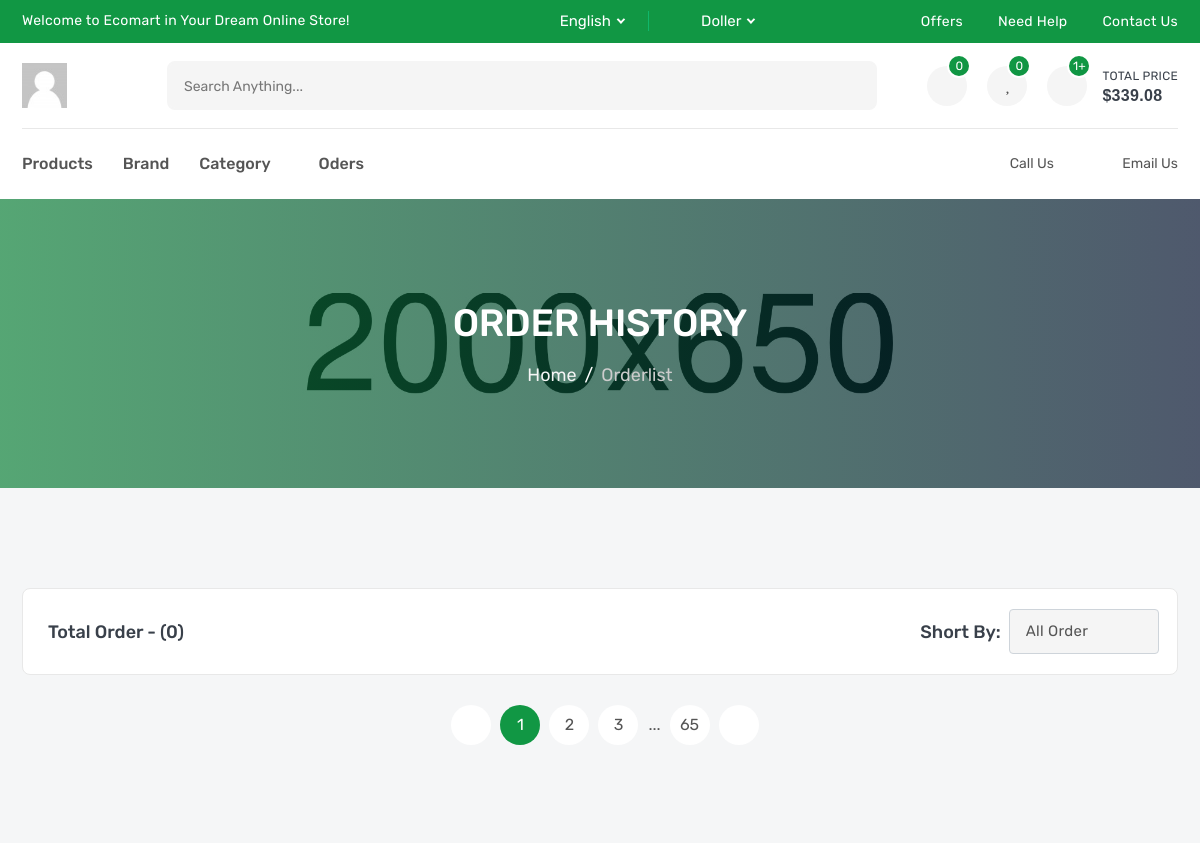
Before: /oder/ (signed in, upper part) with the older database file.
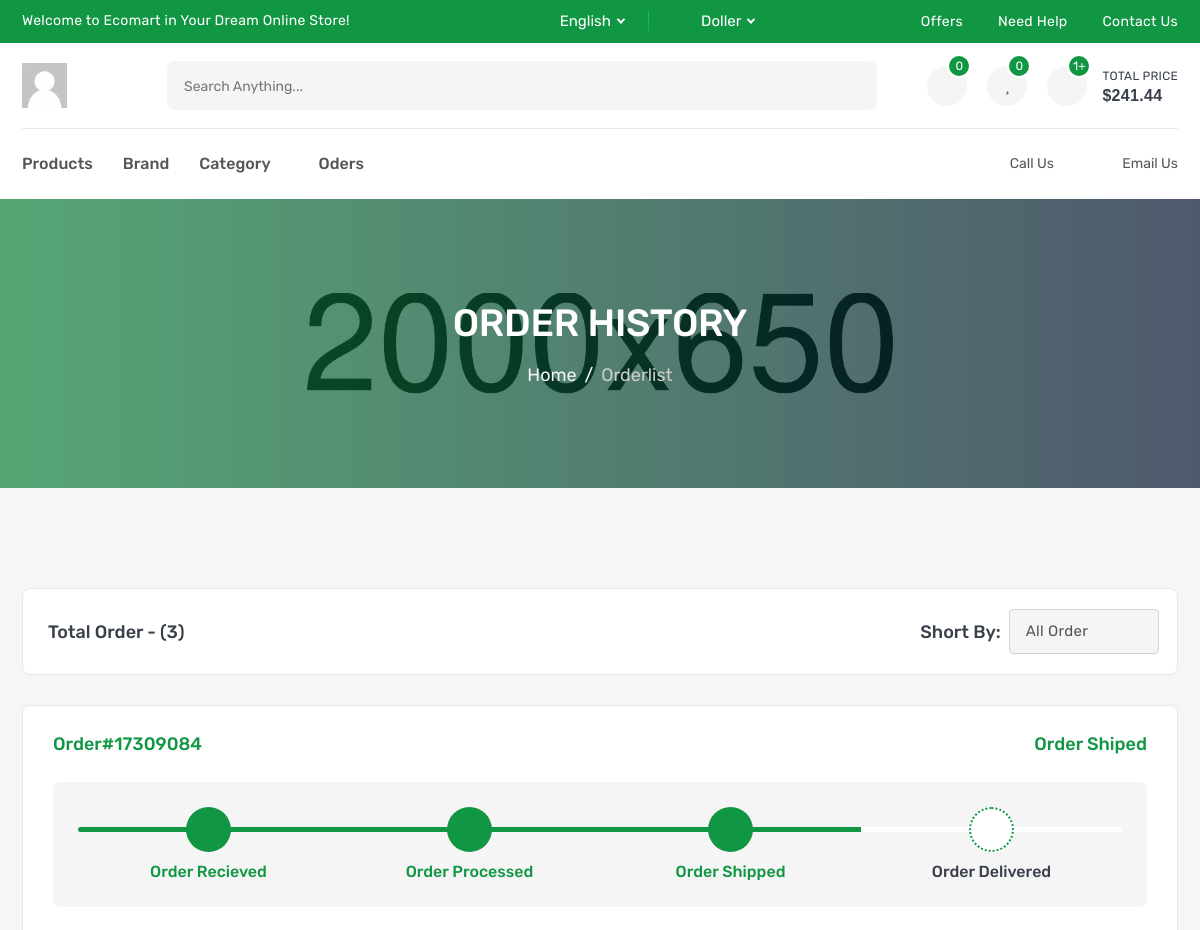
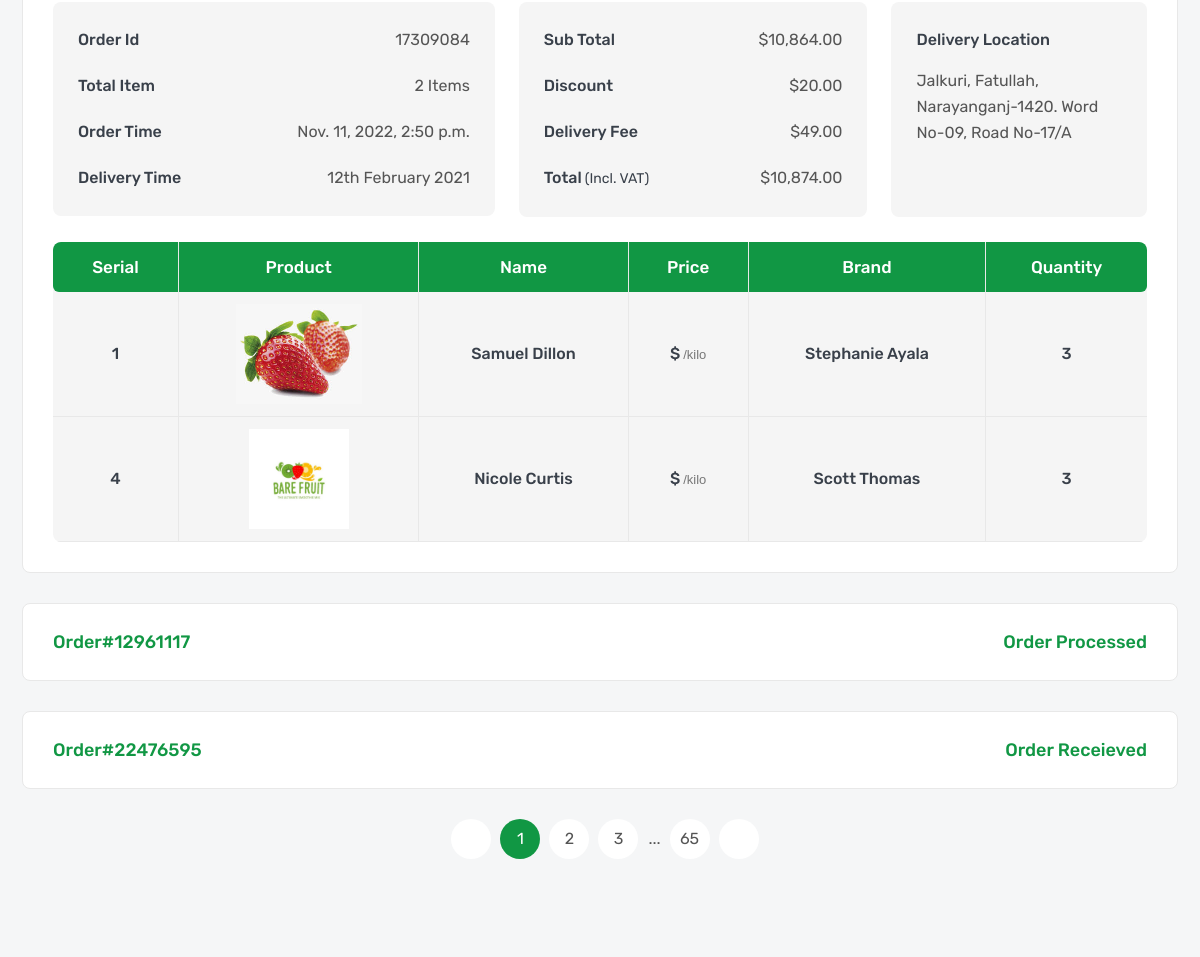
After: the same page with the newer database file (2 pictures, top to bottom).
### oder/models.py (models this page shows, shortened)
class Cart(models.Model):
    user = models.ForeignKey(User , related_name='user_cart' , on_delete=models.SET_NULL , null=True )
    code = models.CharField(max_length=8 , default= grente_code)
    status = models.CharField(max_length=15 , choices= STATUS_CART)
    def get_total(self):
        total = 0
        for proudcts in self.cart_detail.all():
            total += proudcts.total
        return total

class CartDeitl(models.Model):
    proudct = models.ForeignKey(Products , related_name='product_cart' , on_delete=models.CASCADE)
    cart = models.ForeignKey(Cart , related_name='cart_detail' , on_delete= models.SET_NULL , null=True , blank=True)
    quantiity = models.IntegerField(null=True,blank = True)
    price = models.FloatField(null=True,blank = True)
    total = models.FloatField(null=True,blank = True)

class Oders(models.Model):
    user = models.ForeignKey(User , related_name='user_oder' , on_delete=models.SET_NULL , null=True )
    code = models.CharField(max_length=8 , default= grente_code)
    oder_time = models.DateTimeField(default=timezone.now)
    deilevry_time = models.DateTimeField(null=True,blank=True)
    status = models.CharField(max_length=15 , choices= STATUS)
    def __str__(self) -> str:
        return self.code

class OderDeitl(models.Model):
    proudct = models.ForeignKey(Products , related_name='product_oder' , on_delete= models.CASCADE)
    oder = models.ForeignKey(Oders , related_name='oder_detail' , on_delete= models.SET_NULL , null=True , blank=True)
    quantiity = models.IntegerField()
    price = models.FloatField()
    total = models.FloatField()

### products/models.py (models this page shows, shortened)
class Products(models.Model):
    name = models.CharField(_('Name') , max_length=100)
    sku = models.IntegerField(_('SKU'))
    price = models.FloatField(_('Price'))
    image = models.ImageField(upload_to = 'proudcts')
    brand = models.ForeignKey('Brand' , on_delete= models.SET_NULL  , null=True , blank= True , verbose_name= _('Brand') , related_name='brand_product')
    rate = models.IntegerField(_('Rate'))
    dec = models.TextField(_('dec') , max_length=300)
    subtitle = models.CharField(_('subtitle') , max_length=150)
    tags = TaggableManager()
    flags = models.CharField( _('Flags'), max_length=10 , choices= PRODECT_FLAG ,)
    catgory = models.ForeignKey('Catgory' , on_delete= models.SET_NULL , null= True , blank= True , related_name='Catgory_prodcut', verbose_name=_('Catgory'))
    video_url = models.URLField(_('video_url'), null=True , blank=True)
    def __str__(self) -> str:
        return self.name

class Brand(models.Model):
    name = models.CharField( _('Brand_name'),max_length=50)
    image = models.ImageField(_('Brand_images') , upload_to = 'Brand')

### oder/views.py (the view)
# urls.py: path('',oder_list,name='oder_list'),
def oder_list(request):
    order = Oders.objects.filter(user=request.user)
    return render(request,'oder/orderlist.html',{'order':order})

### accounts/user_context_proscceor.py (called while the page is built)
def get_user(request):
    if request.user.is_authenticated:
        proflie = Proflie.objects.get(user = request.user)
        return {'user_proflie':proflie}
    else:
        return {}

### oder/cart_context_proscceor.py (called while the page is built)
def user_cart(request):
    if request.user.is_authenticated:
        cart_user,created = Cart.objects.get_or_create(user = request.user , status='inprogecss')
        return {'cart_user':cart_user}
    else:
        return {}

### oder/templates/oder/orderlist.html (shortened to what the changed rows need)
{% extends 'base.html' %}
{% load static %}
{% block 'css'%}
<link rel="stylesheet" href="{% static 'css/orderlist.css'%}">
{% endblock 'css'%}
{% block 'body' %}
        <section class="inner-section single-banner" style="background: url(images/single-banner.jpg) no-repeat center;">
            <div class="container">
                <h2>Order History</h2>
            </div>
        </section>
        <section class="inner-section orderlist-part">
            <div class="container">
                <div class="row">
                    <div class="col-lg-12">
                        <div class="orderlist-filter">
                            <h5>total order <span>- ({{order|length}})</span></h5>
                        </div>
                    </div>
                </div>
                <div class="row">
                    <div class="col-lg-12">
                        {% for oders in order %}
                            <div class="orderlist">
                                <div class="orderlist-head">
                                    <h5>order#{{oders}}</h5>
                                    <h5>order {{oders.status}}</h5>
                                </div>
                                <div class="orderlist-body">
                                    <div class="row" >
                                        <div class="col-lg-12">
                                            <div class="order-track">
                                                <ul class="order-track-list">
                                                    <li class="order-track-item active">
                                                        <i class="icofont-check"></i>
                                                        <span>order recieved</span>
                                                    </li>
                                                    <li class="order-track-item {% if oders.status == 'processed' or oders.status == 'shiped' or oders.status == 'delivered' %} active {% endif %} ">
                                                        <i class="icofont-{% if oders.status == 'processed' or oders.status == 'shiped' or oders.status == 'delivered'  %}check{% else %}close{% endif %}"></i>
                                                        <span>order processed</span>
                                                    </li>
                                                    <li class="order-track-item {% if  oders.status == 'shiped' or oders.status == 'delivered'%}active{% endif %}">
                                                        <i class="icofont-{% if oders.status == 'shiped' or oders.status == 'delivered' %}check{% else %}close {% endif %}"></i>
                                                        <span>order shipped</span>
                                                    </li>
                                                    <li class="order-track-item {% if oders.status == 'delivered'  %} active {% endif %}">
                                                        <i class="icofont-{% if oders.status == 'delivered'%}check{% else %}close {% endif %}"></i>
                                                        <span>order delivered</span>
                                                    </li>
                                                </ul>
                                            </div>
                                        </div>
                                        <div class="col-lg-5">
                                            <ul class="orderlist-details">
                                                <li>
                                                    <h6>order id</h6>
                                                    <p>{{oders}}</p>
                                                </li>
                                                <li>
                                                    <h6>Total Item</h6>
                                                    <p>{{oders.oder_detail.all|length}} Items</p>
                                                </li>
                                                <li>
                                                    <h6>Order Time</h6>
                                                    <p>{{oders.oder_time}}</p>
                                                </li>
                                                <li>
                                                    <h6>Delivery Time</h6>
                                                    <p>12th February 2021</p>
                                                </li>
                                            </ul>
                                        </div>
                                        <div class="col-lg-4">
                                            <ul class="orderlist-details">
                                                <li>
                                                    <h6>Sub Total</h6>
                                                    <p>$10,864.00</p>
                                                </li>
                                                <li>
                                                    <h6>discount</h6>
                                                    <p>$20.00</p>
                                                </li>
                                                <li>
                                                    <h6>delivery fee</h6>
                                                    <p>$49.00</p>
                                                </li>
                                                <li>
                                                    <h6>Total<small>(Incl. VAT)</small></h6>
                                                    <p>$10,874.00</p>
                                                </li>
                                            </ul>
                                        </div>
                                        <div class="col-lg-3">
                                            <div class="orderlist-deliver">
                                                <h6>Delivery location</h6>
                                                <p>jalkuri, fatullah, narayanganj-1420. word no-09, road no-17/A</p>
                                            </div>
                                        </div>
                                        <div class="col-lg-12">
                                            <div class="table-scroll">
                                                <table class="table-list">
                                                    <thead>
                                                        <tr>
                                                            <th scope="col">Serial</th>
                                                            <th scope="col">Product</th>
                                                            <th scope="col">Name</th>
                                                            <th scope="col">Price</th>
                                                            <th scope="col">brand</th>
                                                            <th scope="col">quantity</th>
                                                        </tr>
                                                    </thead>
                                                    <tbody>
                                                        {% for items in oders.oder_detail.all %}
                                                        <tr>
                                                            <td class="table-serial"><h6>{{items.id}}</h6></td>
                                                            <td class="table-image"><img src="{{items.proudct.image.url}}" alt="product"></td>
                                                            <td class="table-name"><h6>{{items.proudct}}</h6></td>
                                                            <td class="table-price"><h6>${{item.price}}<small>/kilo</small></h6></td>
                                                            <td class="table-brand"><h6>{{items.proudct.brand.name}}</h6></td>
                                                            <td class="table-quantity"><h6>3</h6></td>
                                                        </tr>
                                                        {% endfor %}
                                                    </tbody>
                                                </table>
                                            </div>
                                        </div>
                                    </div>
                                </div>
                            </div>
                        {% endfor %}
                    </div>
                </div>
            </div>
        </section>
        {% endblock 'body' %}

### templates/base.html (shortened to what the changed rows need)
{% load static %}
<!DOCTYPE html>
<html lang="en">
    <head>
        <link rel="stylesheet" href="{% static 'fonts/flaticon/flaticon.css' %}">
        <link rel="stylesheet" href="{% static 'fonts/icofont/icofont.min.css'%}">
        <link rel="stylesheet" href="{% static 'fonts/fontawesome/fontawesome.min.css'%}">
        <link rel="stylesheet" href="{% static 'vendor/venobox/venobox.min.css'%}">
        <link rel="stylesheet" href="{% static 'vendor/slickslider/slick.min.css'%}">
        <link rel="stylesheet" href="{% static 'vendor/niceselect/nice-select.min.css'%}">
        <link rel="stylesheet" href="{% static 'vendor/bootstrap/bootstrap.min.css'%}">
        <link rel="stylesheet" href="{% static 'css/main.css' %}">
        {% block 'css'%}{% endblock 'css'%}
    </head>
    <body>
        <header class="header-part">
            <div class="container">
                <div class="header-content">
                    <div class="header-widget-group">
                        <button class="header-widget header-cart" title="Cartlist">
                            <i class="fas fa-shopping-basket"></i>
                            <sup>{{cart_user.cart_detail.all|length}}+</sup>
                            <span>total price<small>${{cart_user.get_total}}</small></span>
                        </button>
                    </div>
                </div>
            </div>
        </header>
    {% block 'body' %}
    {% endblock 'body' %}
    </body>
</html>

Changed rows visible on the page:
computed for Cart: get_total "339.08" → "241.44"
added Oders: code "17309084", status "Shiped", oder_detail.all|length "2", oder_time "Nov. 11, 2022, 2:50 p.m."
added OderDeitl: id "1", proudct.image (picture), proudct "Samuel Dillon", proudct.brand.name "Stephanie Ayala"
added OderDeitl: id "4", proudct.image (picture), proudct "Nicole Curtis", proudct.brand.name "Scott Thomas"
added Oders: code "12961117", status "Processed"
added Oders: code "22476595", status "Receieved"
Other visible differences:
{{ order|length }}: "0" → "3"
